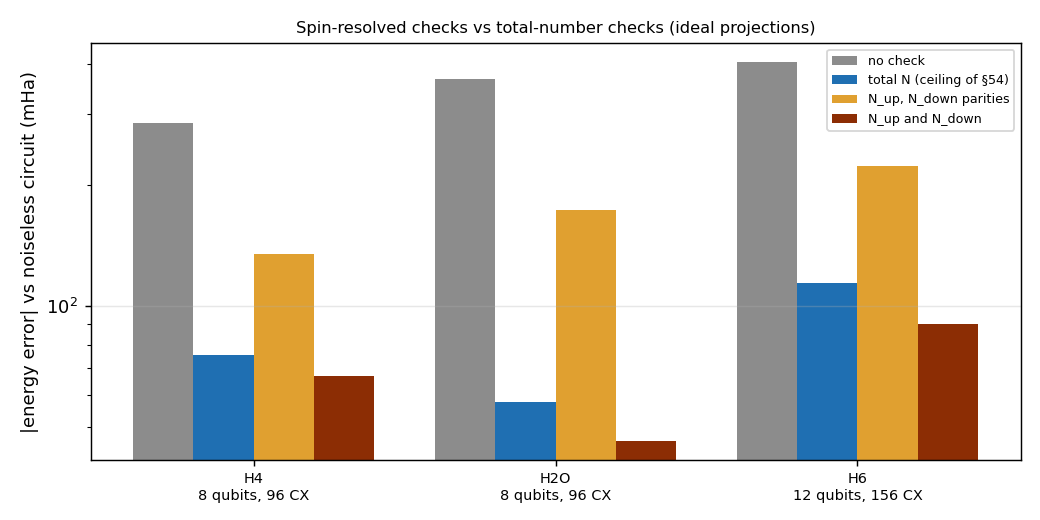

Write Python code to recreate this figure.
"""
Spin-resolved number checks: does checking N_up and N_down separately
catch the errors that the total-number checks of §54 cannot see?

§54 found that the share of the error a total electron-number check can
remove shrinks with circuit size (92 % for LiH at 60 two-qubit gates, 67 %
for H6 at 132): the rest conserves N. But the Hamiltonian conserves more:
N_up and N_down separately (S_z and N). An error that moves an electron
from an up to a down spin-orbital keeps N and breaks S_z. In qg terms the
witness splits in two, one register-mean qg per spin block (as the spin
filters of §28 did for Hubbard).

The ansatz must respect the symmetry being checked, so §54's brick is
replaced by one that conserves N_up and N_down: XX+YY rotations and
controlled phases on neighbouring qubits inside each spin block (spin-
blocked order: all up spin-orbitals, then all down), plus a controlled
phase between the up and down spin-orbital of each spatial orbital (the
only coupling between the blocks, an on-site-like correlator). 3 layers,
optimised classically. Noise: the generic all-to-all model of §29.
Errors against the noiseless energy of the same circuit.

  A. Ideal projections on the noisy density matrix:
       N           total number (the §54 ceiling)
       N mod 4     §52/§54 check
       spin par.   parities of N_up and N_down (two ancillas)
       spin        N_up and N_down exactly (for these sizes the per-spin
                   N mod 4 check, four ancillas, is already exact)
  B. (8-qubit molecules) spin checks with ancillas: per spin block a
     parity ancilla and an N mod 4 ancilla (Hadamard test of prod S_j over
     the block), 4 ancillas and 16 extra two-qubit gates, the same gate
     count as the total parity + mod 4 check of §54 (2 ancillas, 16 gates);
     exact probabilities of the noisy 12-qubit circuits.

Findings (python examples/spin_checks_qg.py):

  The ansatz keeps the whole ideal state in the (N_up, N_down) sector
  (weight 1.000000). Error vs the noiseless circuit (mHa; kept fraction):

                    CX   no check  N (§54 ceiling)  N mod 4  spin parities  N_up and N_down
    H4   8 q, N=4   96    285.9     75.7 (0.68)      78.0    135.1 (0.71)    66.8 (0.67)
    H2O  8 q, N=4   96    366.4     57.8 (0.67)      63.1    173.1 (0.71)    46.2 (0.66)
    H6  12 q, N=6  156    404.3    113.9 (0.54)     128.8    222.8 (0.60)    90.4 (0.51)

  With ancillas (exact noisy probabilities, +24 two-qubit gates either way):

                    total parity + mod 4 (2 anc.)   spin parity + mod 4 per block (4 anc.)
    H4              106.4 (kept 0.64)               89.3 (kept 0.62)
    H2O              95.4 (kept 0.63)               67.5 (kept 0.61)

  * Checking N_up and N_down separately removes a further 12-21 % of the
    error beyond the total-number ceiling (ideal projections), and 16-29 %
    with real ancillas, at the same two-qubit-gate cost and 1-2 points
    more shots discarded. The share of the error a symmetry check can
    remove on H6 rises from 72 % (N) to 78 % (N_up, N_down).
  * The gain is real but modest: most of the residual error is both
    number- and spin-conserving (for example ZZ-type two-qubit errors),
    which no check of these symmetries sees.
  * Parities alone are weak here too (135-223 mHa): the per-spin mod-4
    ancillas carry the benefit, as for the total number (§52).

Honest scope. One noise model, one ansatz family (built to conserve N_up
and N_down, so the numbers are not directly comparable with §54's
S_z-breaking ansatz), ideal projections for the 12-qubit case. Spin and
number checks are standard symmetry verification; the content is how
much a second conserved quantity adds.
"""

import math
import os
import sys

import numpy as np
from scipy.optimize import minimize

HERE = os.path.dirname(os.path.abspath(__file__))
sys.path.insert(0, HERE)

import symmetry_checks_scaling_qg as S  # noqa: E402

LAYERS = 3


def ops_list(n, layers=LAYERS):
    """[(kind, a, b)] with kind 'xy' (XX+YY, 2 params) or 'cp' (1 param)."""
    h = n // 2
    ops = []
    for _ in range(layers):
        for block in (0, h):
            for start in (0, 1):
                for a in range(block + start, block + h - 1, 2):
                    ops.append(("xy", a, a + 1))
                    ops.append(("cp", a, a + 1))
        for i in range(h):
            ops.append(("cp", i, h + i))
    return ops


def n_params(n, layers=LAYERS):
    return sum(2 if k == "xy" else 1 for k, _, _ in ops_list(n, layers))


def _apply2(psi, U, a, b, n):
    """Two-qubit U (little-endian: qubit a least significant) on qubits a, b."""
    t = psi.reshape([2] * n)
    ax_a, ax_b = n - 1 - a, n - 1 - b
    t = np.moveaxis(t, [ax_b, ax_a], [0, 1]).reshape(4, -1)
    t = U @ t
    t = np.moveaxis(t.reshape([2, 2] + [2] * (n - 2)), [0, 1], [ax_b, ax_a])
    return t.reshape(-1)


def statevector(params, n, ne, layers=LAYERS):
    psi = np.zeros(2**n, dtype=complex)
    psi[sum(1 << q for q in S.hf_qubits(n, ne))] = 1.0
    k = 0
    for kind, a, b in ops_list(n, layers):
        if kind == "xy":
            psi = _apply2(psi, S._xxyy(params[k], params[k + 1]), a, b, n)
            k += 2
        else:
            psi = _apply2(psi, S._cp(params[k]), a, b, n)
            k += 1
    return psi


def circuit(params, n, ne, layers=LAYERS):
    from qiskit import QuantumCircuit
    from qiskit.circuit.library import XXPlusYYGate

    qc = QuantumCircuit(n)
    for q in S.hf_qubits(n, ne):
        qc.x(q)
    k = 0
    for kind, a, b in ops_list(n, layers):
        if kind == "xy":
            qc.append(XXPlusYYGate(params[k], params[k + 1]), [a, b])
            k += 2
        else:
            qc.cp(params[k], a, b)
            k += 1
    return qc


def optimise(name, layers=LAYERS, seed=0, scales=(0.1, 0.6)):
    op, mat, n, ne, e_exact, e_hf = S.molecule(name)
    rng = np.random.default_rng(seed)
    best = None
    maxiter = 400 if n <= 8 else 120

    def f(x):
        psi = statevector(x, n, ne, layers)
        return float(np.real(np.vdot(psi, mat @ psi)))

    for sc in scales:
        res = minimize(f, sc * rng.standard_normal(n_params(n, layers)), method="L-BFGS-B",
                       options={"maxiter": maxiter})
        if best is None or res.fun < best.fun:
            best = res
    return best.x, float(best.fun)


def _spin_counts(n):
    idx = np.arange(2**n)
    h = n // 2
    up = np.array([bin(i & ((1 << h) - 1)).count("1") for i in idx])
    dn = np.array([bin(i >> h).count("1") for i in idx])
    return up, dn


def level_a(name, params):
    op, mat, n, ne, e_exact, e_hf = S.molecule(name)
    psi = statevector(params, n, ne)
    e0 = float(np.real(np.vdot(psi, mat @ psi)))
    rho, cx = S._noisy_rho(circuit(params, n, ne))
    up, dn = _spin_counts(n)
    w = up + dn
    nu, nd = ne // 2, ne - ne // 2
    masks = {"N": w == ne, "N_mod4": (w % 4) == (ne % 4),
             "spin_parity": ((up % 2) == (nu % 2)) & ((dn % 2) == (nd % 2)),
             "spin": (up == nu) & (dn == nd)}
    out = {"cx": cx, "raw": 1e3 * (S._energy(mat, rho) - e0), "ansatz_vs_exact": 1e3 * (e0 - e_exact),
           "hf_vs_exact": 1e3 * (e_hf - e_exact), "ideal_in_spin_sector": float(np.sum(np.abs(psi[masks["spin"]]) ** 2))}
    for key, m in masks.items():
        d = m.astype(float)
        r = rho * np.outer(d, d)
        k = float(np.real(np.trace(r)))
        out[key] = 1e3 * (S._energy(mat, r / k) - e0)
        out[f"kept_{key}"] = k
    return out


def level_b(name, params):
    """Spin checks on 4 ancillas vs total checks on 2 ancillas, exact noisy probabilities."""
    from qiskit import QuantumCircuit, transpile
    from qiskit_aer import AerSimulator

    import filter_scaling_lih_qg as F
    import hubbard_trotter_qg_filters as HB

    op, mat, n, ne, _, _ = S.molecule(name)
    h = n // 2
    nu, nd = ne // 2, ne - ne // 2
    groups, bases = F._groups(op, n)

    def rotate(qc, b):
        for q, ch in enumerate(b):
            if ch == "X":
                qc.h(q)
            elif ch == "Y":
                qc.sdg(q)
                qc.h(q)

    def build(b, spin):
        na = 4 if spin else 2
        qc = QuantumCircuit(n + na)
        qc.compose(circuit(params, n, ne), qubits=range(n), inplace=True)
        blocks = [range(0, h), range(h, n)] if spin else [range(0, n)]
        for j, blk in enumerate(blocks):
            par, m4 = n + 2 * j, n + 2 * j + 1
            for q in blk:
                qc.cx(q, par)
            qc.h(m4)
            for q in blk:
                qc.cp(math.pi / 2, m4, q)
            qc.h(m4)
        rotate(qc, b)
        return qc

    psi = statevector(params, n, ne)
    e0 = float(np.real(np.vdot(psi, mat @ psi)))
    out = {}
    for spin in (False, True):
        na = 4 if spin else 2
        tc = transpile([build(b, spin) for b in bases], basis_gates=["cx", "rz", "sx", "x"], optimization_level=1,
                       seed_transpiler=1)
        for c in tc:
            c.save_probabilities()
        res = AerSimulator(method="density_matrix", noise_model=HB.all_to_all_noise_model()).run(tc).result()
        idx = np.arange(2 ** (n + na))
        sysidx = idx & (2**n - 1)
        bit = lambda k: (idx >> (n + k)) & 1  # noqa: E731
        if spin:
            # the Hadamard test reads N_s mod 4 only on the even sector; for odd N_s keep parity only
            accept = (bit(0) == nu % 2) & (bit(2) == nd % 2)
            if nu % 2 == 0:
                accept &= bit(1) == (nu // 2) % 2
            if nd % 2 == 0:
                accept &= bit(3) == (nd // 2) % 2
        else:
            accept = (bit(0) == ne % 2) & (bit(1) == (ne // 2) % 2)
        tot, kept = 0.0, []
        for i, g in enumerate(groups):
            p = np.asarray(res.data(i)["probabilities"])
            s = np.bincount(sysidx, weights=p * accept, minlength=2**n)
            kept.append(s.sum())
            tot += F._group_energy(g, s / s.sum(), n)
        key = "spin_checks" if spin else "total_checks"
        out[key] = 1e3 * (tot - e0)
        out[f"kept_{key}"] = float(np.mean(kept))
        out[f"extra_2q_{key}"] = tc[0].count_ops().get("cx", 0) - S._noisy_rho(circuit(params, n, ne))[1]
    return out


def make_figure(path, rows):
    import matplotlib

    matplotlib.use("Agg")
    import matplotlib.pyplot as plt

    names = list(rows)
    x = np.arange(len(names))
    fig, ax = plt.subplots(1, 1, figsize=(8, 4))
    keys = [("raw", "#8c8c8c", "no check"), ("N", "#1f6fb2", "total N (ceiling of §54)"),
            ("spin_parity", "#e0a030", "N_up, N_down parities"), ("spin", "#8c2d04", "N_up and N_down")]
    for i, (k, c, lab) in enumerate(keys):
        ax.bar(x + (i - 1.5) * 0.2, [abs(rows[m][k]) for m in names], 0.2, color=c, label=lab)
    ax.set_xticks(x)
    ax.set_xticklabels([f"{m}\n{rows[m]['n']} qubits, {rows[m]['cx']} CX" for m in names], fontsize=8)
    ax.set_yscale("log")
    ax.set_ylabel("|energy error| vs noiseless circuit (mHa)")
    ax.set_title("Spin-resolved checks vs total-number checks (ideal projections)", fontsize=9)
    ax.legend(fontsize=7)
    ax.grid(axis="y", alpha=0.3)
    fig.tight_layout()
    fig.savefig(path, dpi=130)


if __name__ == "__main__":
    import time

    rows = {}
    for name in ("H4", "H2O", "H6"):
        t = time.time()
        params, _ = optimise(name)
        a = level_a(name, params)
        a["n"] = S.molecule(name)[2]
        rows[name] = a
        print(f"{name}: n {a['n']}, CX {a['cx']}, ansatz {a['ansatz_vs_exact']:.1f} mHa above exact (HF "
              f"{a['hf_vs_exact']:.1f}), ideal weight in spin sector {a['ideal_in_spin_sector']:.6f}")
        print(f"   A: raw {a['raw']:.1f} | N {a['N']:.1f} ({a['kept_N']:.3f})  N mod4 {a['N_mod4']:.1f}"
              f"  spin parities {a['spin_parity']:.1f} ({a['kept_spin_parity']:.3f})  spin {a['spin']:.1f}"
              f" ({a['kept_spin']:.3f})   [{time.time() - t:.0f} s]")
        if a["n"] <= 8:
            b = level_b(name, params)
            rows[name]["b"] = b
            print(f"   B: total checks {b['total_checks']:.1f} ({b['kept_total_checks']:.3f}, +{b['extra_2q_total_checks']} CX)"
                  f"   spin checks {b['spin_checks']:.1f} ({b['kept_spin_checks']:.3f}, +{b['extra_2q_spin_checks']} CX)")
    if "--figure" in sys.argv:
        make_figure(__file__.replace(".py", ".png"), rows)
